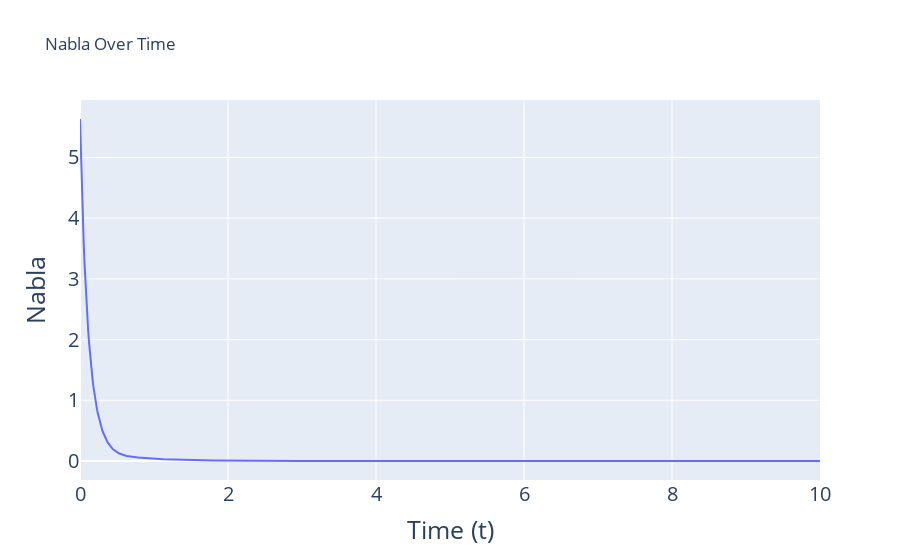

This figure's notebook cell:
### Code cell
fig5 = px.line(x=t_range, y=nabla_values, labels={'x': 'Time (t)', 'y': 'Nabla'}, title='Nabla Over Time')

fig5.update_layout(
    xaxis=dict(
        title_font=dict(size=25),
        tickfont=dict(size=20),
    ),
    yaxis=dict(
        title_font=dict(size=25),
        tickfont=dict(size=20),
    )
)

# Show the plot
fig5.show()

### Figure 1 — Plotly figure (JSON) as saved in the notebook; plotly's stock layout.template omitted (floating-point values rounded to 4 significant figures; data arrays with more than 128 entries replaced by an {"elided": "..."} marker saying what was removed)
{"data": [{"hovertemplate": "Time (t)=%{x}<br>Nabla=%{y}<extra></extra>", "legendgroup": "", "line": {"color": "#636efa", "dash": "solid"}, "marker": {"symbol": "circle"}, "mode": "lines", "name": "", "orientation": "v", "showlegend": false, "type": "scatter", "x": {"elided": "999 float values"}, "xaxis": "x", "y": {"elided": "999 float values"}, "yaxis": "y"}], "layout": {"legend": {"tracegroupgap": 0}, "title": {"text": "Nabla Over Time"}, "xaxis": {"anchor": "y", "domain": [0, 1], "tickfont": {"size": 20}, "title": {"font": {"size": 25}, "text": "Time (t)"}}, "yaxis": {"anchor": "x", "domain": [0, 1], "tickfont": {"size": 20}, "title": {"font": {"size": 25}, "text": "Nabla"}}}}
